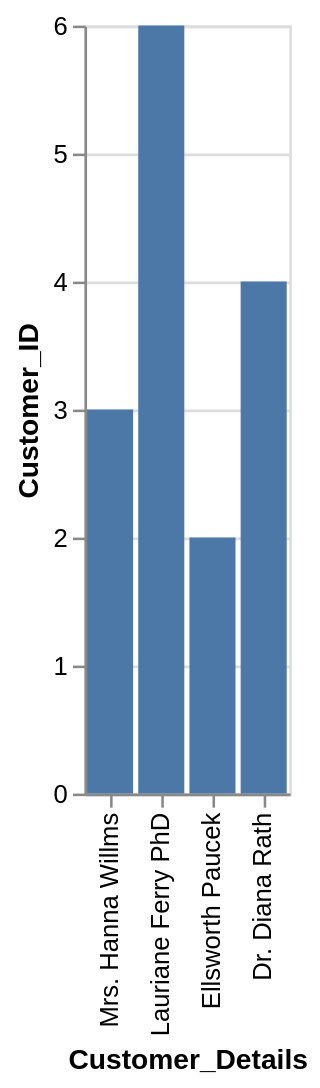

The specification (Vega-Lite) saved for this image:
### Vega-Lite specification from a JSON file in a GitHub repository (floating-point values rounded to 4 significant figures)
{"data": {"values": [{"x_data": "Mrs. Hanna Willms", "y_data": 3}, {"x_data": "Lauriane Ferry PhD", "y_data": 6}, {"x_data": "Ellsworth Paucek", "y_data": 2}, {"x_data": "Dr. Diana Rath", "y_data": 4}]}, "mark": "bar", "encoding": {"x": {"field": "x_data", "type": "nominal", "title": "Customer_Details", "sort": "descending"}, "y": {"field": "y_data", "type": "quantitative", "title": "Customer_ID"}}}
